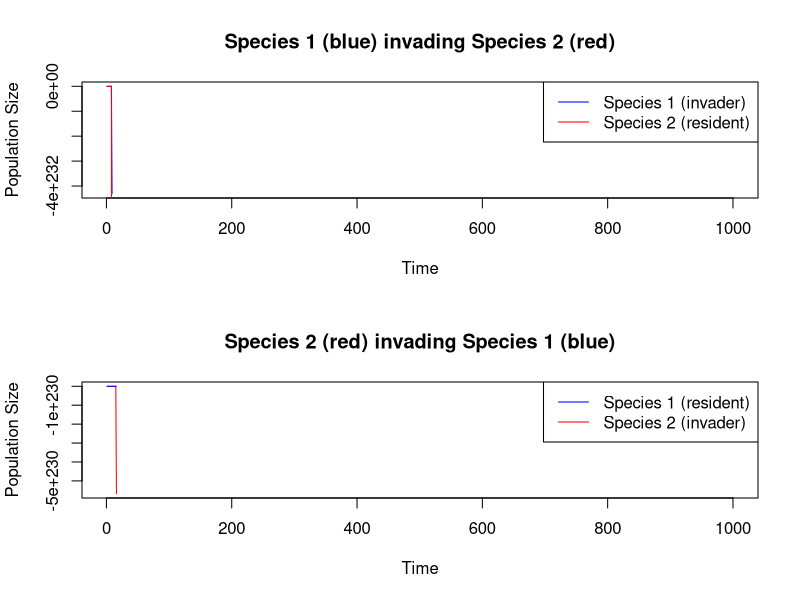
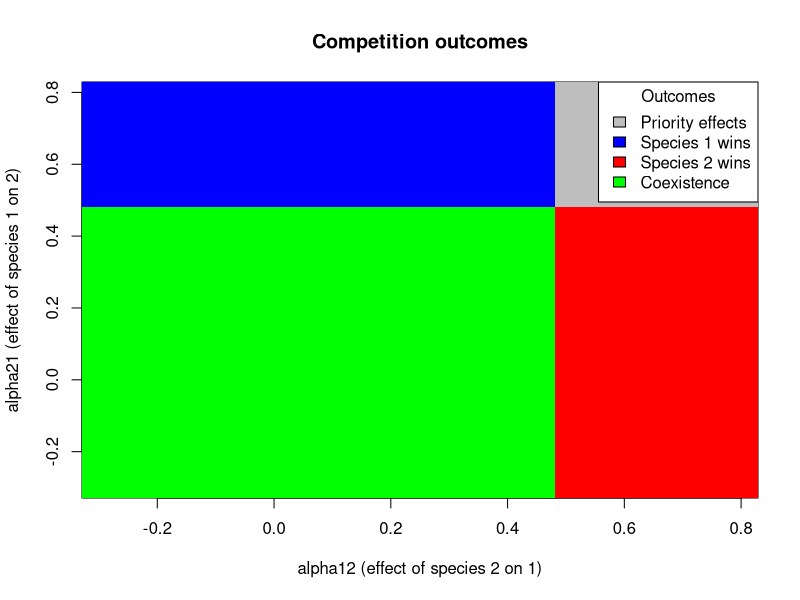

Source code (R) for these figures, in order:
# Function to calculate low-density growth rate when rare for two competing species
# using a discrete Lotka-Volterra competition model with intraspecific competition

calculate_growth_rate_when_rare <- function(ra, rb, alpha11, alpha22, alpha12, alpha21) {
  # Parameters:
  # ra, rb: intrinsic growth rates of species 1 and 2
  # alpha11: intraspecific competition coefficient for species 1
  # alpha22: intraspecific competition coefficient for species 2
  # alpha12: competitive effect of species 2 on species 1 (interspecific)
  # alpha21: competitive effect of species 1 on species 2 (interspecific)
  
  # Calculate equilibrium density of species 1 in absence of species 2
  N1_eq <- 2/alpha11
  
  # Calculate equilibrium density of species 2 in absence of species 1
  N2_eq <- 2/alpha22
  
  # Calculate invasion fitness (growth rate when rare) for species 1
  # when species 2 is at equilibrium
  lambda1 <- 1 + ra * (1 - alpha12 * N2_eq)
  
  # Calculate invasion fitness (growth rate when rare) for species 2
  # when species 1 is at equilibrium
  lambda2 <- 1 + rb * (1 - alpha21 * N1_eq)
  
  # Return the results
  return(list(
    lambda1 = lambda1,
    lambda2 = lambda2,
    ra = ra,
    rb = rb,
    alpha11 = alpha11,
    alpha22 = alpha22,
    alpha12 = alpha12,
    alpha21 = alpha21,
    N1_eq = N1_eq,
    N2_eq = N2_eq
  ))
}

# Function to run simulations to verify growth rates
simulate_invasion <- function(ra, rb, alpha11, alpha22, alpha12, alpha21, 
                              initial_rare = 0.1, timesteps = 1000) {
  # Parameters for simulation
  # initial_rare: initial population size of the invader
  # timesteps: number of time steps to simulate
  
  # Calculate equilibrium densities
  N1_eq <- 10/alpha11
  N2_eq <- 10/alpha22
  
  # Run two simulations: 
  # 1. Species 1 invading Species 2 at equilibrium
  # 2. Species 2 invading Species 1 at equilibrium
  
  # Simulation 1: Species 1 invading
  N1 <- numeric(timesteps)
  N2 <- numeric(timesteps)
  N1[1] <- initial_rare
  N2[1] <- N2_eq
  
  for (t in 1:(timesteps-1)) {
    N1[t+1] <- N1[t] * (1 + ra * (1 - alpha11 * N1[t] - alpha12 * N2[t]))
    N2[t+1] <- N2[t] * (1 + rb * (1 - alpha22 * N2[t] - alpha21 * N1[t]))
  }
  
  # Calculate empirical growth rate for species 1 when rare
  emp_lambda1 <- N1[2] / N1[1]
  
  # Simulation 2: Species 2 invading
  M1 <- numeric(timesteps)
  M2 <- numeric(timesteps)
  M1[1] <- N1_eq
  M2[1] <- initial_rare
  
  for (t in 1:(timesteps-1)) {
    M1[t+1] <- M1[t] * (2 + ra * (1 - alpha11 * M1[t] - alpha12 * M2[t]))
    M2[t+1] <- M2[t] * (2 + rb * (1 - alpha22 * M2[t] - alpha21 * M1[t]))
  }
  
  # Calculate empirical growth rate for species 2 when rare
  emp_lambda2 <- M2[2] / M2[1]
  
  # Return the results
  return(list(
    emp_lambda1 = emp_lambda1,
    emp_lambda2 = emp_lambda2,
    N1_trajectory = N1,
    N2_trajectory = N2,
    M1_trajectory = M1,
    M2_trajectory = M2
  ))
}

# Function to analyze coexistence criteria based on invasion growth rates
analyze_coexistence <- function(lambda1, lambda2) {
  if (lambda1 > 1 && lambda2 > 1) {
    return("Stable coexistence: Both species can invade when rare")
  } else if (lambda1 > 1 && lambda2 < 1) {
    return("Competitive exclusion: Species 1 excludes Species 2")
  } else if (lambda1 < 1 && lambda2 > 1) {
    return("Competitive exclusion: Species 2 excludes Species 1")
  } else {
    return("Priority effects: Outcome depends on initial conditions")
  }
}

# Function to visualize dynamics over time for both invasion scenarios
visualize_dynamics <- function(sim_results) {
  par(mfrow = c(2, 1))
  
  # Species 1 invading
  plot(1:length(sim_results$N1_trajectory), 
       sim_results$N1_trajectory, 
       type = "l", col = "blue", 
       xlab = "Time", ylab = "Population Size", 
       main = "Species 1 (blue) invading Species 2 (red)")
  lines(1:length(sim_results$N2_trajectory), 
        sim_results$N2_trajectory, 
        col = "red")
  legend("topright", legend = c("Species 1 (invader)", "Species 2 (resident)"), 
         col = c("blue", "red"), lty = 1)
  
  # Species 2 invading
  plot(1:length(sim_results$M2_trajectory), 
       sim_results$M2_trajectory, 
       type = "l", col = "red", 
       xlab = "Time", ylab = "Population Size", 
       main = "Species 2 (red) invading Species 1 (blue)")
  lines(1:length(sim_results$M1_trajectory), 
        sim_results$M1_trajectory, 
        col = "blue")
  legend("topright", legend = c("Species 1 (resident)", "Species 2 (invader)"), 
         col = c("blue", "red"), lty = 1)
}

# Example usage with intraspecific competition
# Define parameters
ra <- 0.2        # Intrinsic growth rate of species 1
rb <- 1        # Intrinsic growth rate of species 2
alpha11 <- 1   # Intraspecific competition for species 1
alpha22 <- 1   # Intraspecific competition for species 2
alpha12 <- -0.3  # Competitive effect of species 2 on species 1
alpha21 <- -0.5  # Competitive effect of species 1 on species 2

# Calculate analytical growth rates when rare
analytical_results <- calculate_growth_rate_when_rare(ra, rb, alpha11, alpha22, alpha12, alpha21)
print("Analytical results:")
print(paste("Equilibrium density of species 1 alone:", analytical_results$N1_eq))
print(paste("Equilibrium density of species 2 alone:", analytical_results$N2_eq))
print(paste("Growth rate of species 1 when rare (lambda1):", analytical_results$lambda1))
print(paste("Growth rate of species 2 when rare (lambda2):", analytical_results$lambda2))

# Verify with simulations
simulation_results <- simulate_invasion(ra, rb, alpha11, alpha22, alpha12, alpha21)
print("Simulation results:")
print(paste("Empirical growth rate of species 1 when rare:", simulation_results$emp_lambda1))
print(paste("Empirical growth rate of species 2 when rare:", simulation_results$emp_lambda2))

# Visualize the dynamics
visualize_dynamics(simulation_results)

# Analyze coexistence for our example
coexistence_outcome <- analyze_coexistence(analytical_results$lambda1, analytical_results$lambda2)
print(paste("Coexistence analysis:", coexistence_outcome))

dev.off()

# Additional function to study impact of varying competition strengths on coexistence
study_parameter_space <- function(ra, rb, alpha11, alpha22, alpha12_range, alpha21_range) {
  n <- length(alpha12_range)
  m <- length(alpha21_range)
  
  results <- matrix(NA, nrow = n, ncol = m)
  lambda1_matrix <- matrix(NA, nrow = n, ncol = m)
  lambda2_matrix <- matrix(NA, nrow = n, ncol = m)
  
  # Define outcome codes
  outcomes <- c("Priority effects" = 0, 
                "Species 1 wins" = 1, 
                "Species 2 wins" = 2, 
                "Coexistence" = 3)
  
  # Calculate outcomes for all parameter combinations
  for (i in 1:n) {
    for (j in 1:m) {
      alpha12 <- alpha12_range[i]
      alpha21 <- alpha21_range[j]
      
      res <- calculate_growth_rate_when_rare(ra, rb, alpha11, alpha22, alpha12, alpha21)
      lambda1 <- res$lambda1
      lambda2 <- res$lambda2
      
      lambda1_matrix[i,j] <- lambda1
      lambda2_matrix[i,j] <- lambda2
      
      # Determine outcome based on invasion criteria
      if (lambda1 > 1 && lambda2 > 1) {
        results[i,j] <- outcomes["Coexistence"]
      } else if (lambda1 > 1 && lambda2 < 1) {
        results[i,j] <- outcomes["Species 1 wins"]
      } else if (lambda1 < 1 && lambda2 > 1) {
        results[i,j] <- outcomes["Species 2 wins"]
      } else {
        results[i,j] <- outcomes["Priority effects"]
      }
    }
  }
  
  return(list(
    results = results,
    lambda1_matrix = lambda1_matrix,
    lambda2_matrix = lambda2_matrix,
    alpha12_range = alpha12_range,
    alpha21_range = alpha21_range,
    outcomes = outcomes
  ))
}

# Example parameter space exploration
alpha12_range <- seq(-0.3, 0.8, length.out = 20)
alpha21_range <- seq(-0.3, 0.8, length.out = 20)

param_space <- study_parameter_space(ra, rb, alpha11, alpha22, alpha12_range, alpha21_range)

# Visualize parameter space
image(param_space$alpha12_range, 
      param_space$alpha21_range, 
      param_space$results, 
      col = c("gray", "blue", "red", "green"),
      xlab = "alpha12 (effect of species 2 on 1)",
      ylab = "alpha21 (effect of species 1 on 2)",
      main = "Competition outcomes")

# Add a legend
outcome_names <- names(param_space$outcomes)
outcome_colors <- c("gray", "blue", "red", "green")
legend("topright", 
       legend = outcome_names, 
       fill = outcome_colors, 
       title = "Outcomes")

